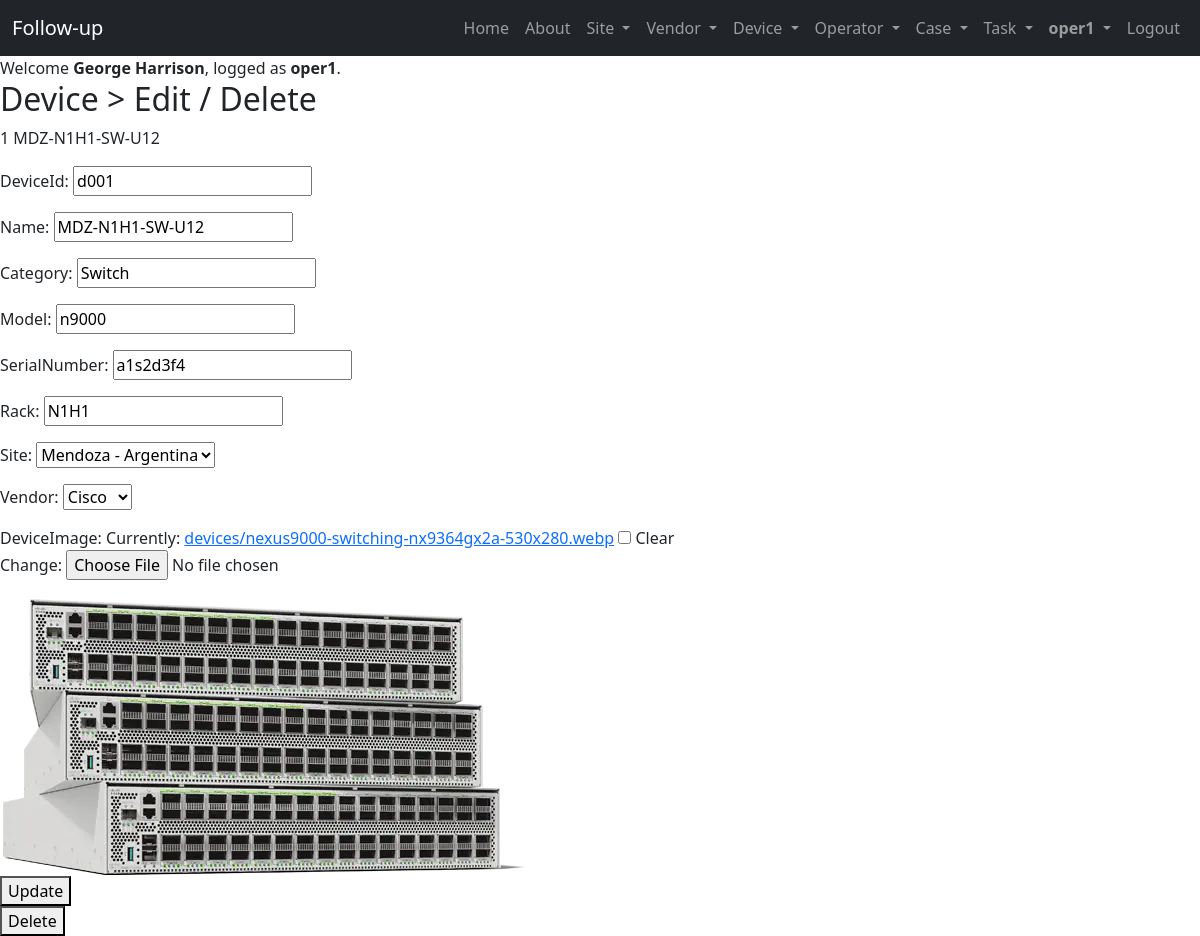
The page /devices/1 (signed in) on the database its author committed.
### tasks/models.py (models this page shows, shortened)
class Device(models.Model):
  deviceId = models.CharField(max_length=6)
  name = models.CharField(max_length=20)
  category = models.CharField(max_length=20)
  model = models.CharField(max_length=20)
  serialNumber = models.CharField(max_length=30)
  rack = models.CharField(max_length=30)
  site = models.ForeignKey(Site, on_delete=models.CASCADE, null=True)
  vendor = models.ForeignKey(Vendor, on_delete=models.CASCADE, null=True)
  deviceImage = models.ImageField(upload_to='devices', blank=True, null=True)
  class Meta():
    verbose_name = 'Device'
    verbose_name_plural = 'Devices'
    ordering = ('deviceId', 'name', 'category')
    unique_together = ('deviceId', 'name', 'category')

class Site(models.Model):
  siteId = models.CharField(max_length=6)
  name = models.CharField(max_length=20)
  address = models.CharField(max_length=30)
  city = models.CharField(max_length=20)
  country = models.CharField(max_length=20)
  switchowner = models.CharField(max_length=30)
  contact = models.IntegerField(default=0)
  siteImage = models.ImageField(upload_to='sites', blank=True, null=True) # default=""
  def __str__(self):
    return self.name + ' - ' + self.country
  class Meta():
    verbose_name = 'Site'
    verbose_name_plural = 'Sites'
    ordering = ('siteId', 'name')
    unique_together = ('siteId', 'name')

class Vendor(models.Model):
  vendorId = models.CharField(max_length=6)
  name = models.CharField(max_length=20)
  email = models.EmailField()
  contact = models.IntegerField()
  vendorImage = models.ImageField(upload_to='vendors', blank=True, null=True)
  def __str__(self):
    return self.name
  class Meta():
    verbose_name = 'Vendor'
    verbose_name_plural = 'Vendors'
    ordering = ('vendorId', 'name')
    unique_together = ('vendorId', 'name')

### tasks/views.py (the view, shortened to what this page needs)
# urls.py: path('devices/<int:device_id>', views.device_detail, name='device_detail'),
@login_required
def device_detail(request, device_id):
    if request.method == 'GET':
        device = get_object_or_404(Device, pk=device_id)
        form = DeviceForm(instance=device)
        return render(request, 'device_detail.html', {'device': device, 'form': form})

### tasks/forms.py
class DeviceForm(ModelForm):
    class Meta:
        model = Device
        fields = ['deviceId', 'name', 'category', 'model', 'serialNumber', 'rack', 'site', 'vendor', 'deviceImage']

### tasks/templates/device_detail.html (shortened to what this page needs)
{% extends 'base.html' %}
{% block content %}
<h2>Device > Edit / Delete</h2>
{{device.id}} {{device.name}}
<form method="POST" enctype="multipart/form-data">
  {{form.as_p}}
  <section>
    <img
      src="{{ device.deviceImage.url }}"
      alt="{{ device.name }}"
    />
  </section>
  <button>
    Update
  </button>
</form>
<form action="{% url 'device_delete' device.id %}" method="POST">
  <button>
    Delete
  </button>
</form>
{% endblock %}

### tasks/templates/base.html (shortened to what this page needs)
<!DOCTYPE html>
<html lang="en">
  <head>
    <link rel="stylesheet" href="https://cdn.jsdelivr.net/npm/bootstrap@5.2.0/dist/css/bootstrap.min.css">
    <link rel="stylesheet" type="text/css" href="https://cdn.datatables.net/1.11.5/css/jquery.dataTables.min.css">
  </head>
  <body>
    {% include 'navbar.html' %}
    {% if user.is_authenticated %}
    Welcome <strong>{{request.user.first_name}} {{request.user.last_name}}</strong>, logged as <strong>{{request.user.username}}</strong>. {{message}}
    {% endif %}
    {% block content %}
    {% endblock %}
  </body>
</html>

### tasks/templates/navbar.html (shortened to what this page needs)
<nav class="navbar navbar-expand-lg navbar-dark bg-dark">
  <div class="container-fluid">
    <a class="navbar-brand" href="/">Follow-up</a>
    <div class="collapse navbar-collapse" id="navbarNavDarkDropdown">
      <ul class="navbar-nav ms-auto">
        <li class="nav-item">
          <a href="/" class="nav-link">Home</a>
        </li>
          <a href="/about" class="nav-link">About</a>
        {% if user.is_authenticated %}
        <div class="collapse navbar-collapse" id="navbarNavDarkDropdown">
          <ul class="navbar-nav">
            <li class="nav-item dropdown">
              <a class="nav-link dropdown-toggle" href="#" id="navbarDarkDropdownMenuLink" role="button" data-bs-toggle="dropdown" aria-expanded="false">
                Site
              </a>
            </li>
          </ul>
        </div>
        <div class="collapse navbar-collapse" id="navbarNavDarkDropdown">
          <ul class="navbar-nav">
            <li class="nav-item dropdown">
              <a class="nav-link dropdown-toggle" href="#" id="navbarDarkDropdownMenuLink" role="button" data-bs-toggle="dropdown" aria-expanded="false">
                Vendor
              </a>
            </li>
          </ul>
        </div>
        <div class="collapse navbar-collapse" id="navbarNavDarkDropdown">
          <ul class="navbar-nav">
            <li class="nav-item dropdown">
              <a class="nav-link dropdown-toggle" href="#" id="navbarDarkDropdownMenuLink" role="button" data-bs-toggle="dropdown" aria-expanded="false">
                Device
              </a>
            </li>
          </ul>
        </div>
        <div class="collapse navbar-collapse" id="navbarNavDarkDropdown">
          <ul class="navbar-nav">
            <li class="nav-item dropdown">
              <a class="nav-link dropdown-toggle" href="#" id="navbarDarkDropdownMenuLink" role="button" data-bs-toggle="dropdown" aria-expanded="false">
                Operator
              </a>
            </li>
          </ul>
        </div>
        <div class="collapse navbar-collapse" id="navbarNavDarkDropdown">
          <ul class="navbar-nav">
            <li class="nav-item dropdown">
              <a class="nav-link dropdown-toggle" href="#" id="navbarDarkDropdownMenuLink" role="button" data-bs-toggle="dropdown" aria-expanded="false">
                Case
              </a>
            </li>
          </ul>
        </div>
        <div class="collapse navbar-collapse" id="navbarNavDarkDropdown">
          <ul class="navbar-nav">
            <li class="nav-item dropdown">
              <a class="nav-link dropdown-toggle" href="#" id="navbarDarkDropdownMenuLink" role="button" data-bs-toggle="dropdown" aria-expanded="false">
                Task
              </a>
            </li>
          </ul>
        </div>
        <div class="collapse navbar-collapse" id="navbarNavDarkDropdown">
          <ul class="navbar-nav">
            <li class="nav-item dropdown">
              <a class="nav-link dropdown-toggle" href="#" id="navbarDarkDropdownMenuLink" role="button" data-bs-toggle="dropdown" aria-expanded="false">
                <strong>{{request.user.username}}</strong>
              </a>
            </li>
          </ul>
        </div>
        <li class="nav-item">
          <a href="/logout" class="nav-link">Logout</a>
        </li>
        {% endif %}
      </ul>
    </div>
  </div>
</nav>

### rows shown on the page
Device: id "1", name "MDZ-N1H1-SW-U12", deviceId "d001", category "Switch", model "n9000", serialNumber "a1s2d3f4", rack "N1H1", site "Mendoza - Argentina", vendor "Cisco", deviceImage (picture)

### other values the page prints
{{ request.user.username }} "oper1"
{{ request.user.first_name }} "George"
{{ request.user.last_name }} "Harrison"
